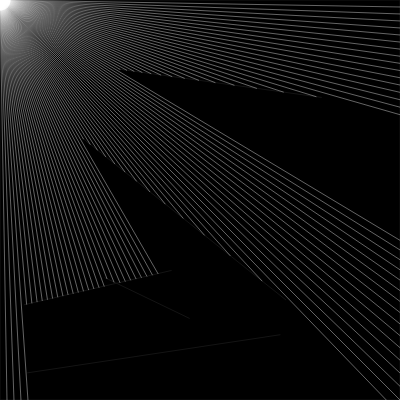
Frame 1 (no input)
Frame 60 (no input): identical to frame 1, image omitted
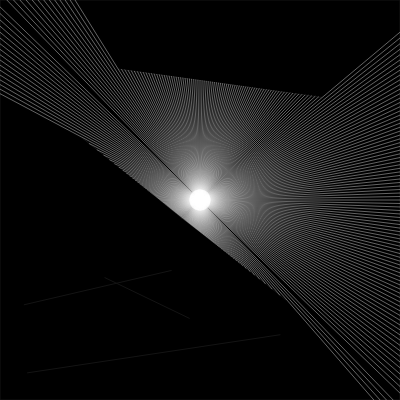
Frame 120 (the mouse pressed at the canvas centre since frame 60)

The p5.js sketch that drew these frames (run headless with seeded random() and noise() and a simulated clock; from frame 60 on, the mouse is pressed at the canvas centre):

// p5.js sketch
// ── sketch.js
let walls = [];
let particle;

function setup() {
  createCanvas(400, 400);
  for (let i = 0; i < 5; i ++) {
    let x1 = random(width);
    let x2 = random(width);
    let y1 = random(height);
    let y2 = random(height);
    walls[i] = new Boundary(x1, y1, x2, y2);
  }
  walls.push(new Boundary(0, 0, width, 0));
  walls.push(new Boundary(width, 0, width, height));
  walls.push(new Boundary(width, height, 0, height));
  walls.push(new Boundary(0, height, 0, 0));

  particle = new Particle();
}

function draw() {
  background(0);
  for(let wall of walls) {
    wall.show();
  }
  particle.update(mouseX, mouseY);
  particle.show();
  particle.look(walls);

  /*
  let pt = ray.cast(wall);
  if (pt) {
    fill(255);
    ellipse(pt.x, pt.y, 8, 8);
  }
  */
}
// ── boundary.js
class Boundary {
    constructor (x1, y1, x2, y2) {
        this.a = createVector(x1, y1);
        this.b = createVector(x2, y2);
    }

    show () {
        stroke(20);
        line(this.a.x, this.a.y, this.b.x, this.b.y);
    }
}
// ── particle.js
class Particle {
    constructor () {
        this.pos = createVector(mouseX, mouseY);
        this.rays = [];
        for(let a = 0; a < 360; a += 1) {
            this.rays.push(new Ray(this.pos, radians(a)));
        }
    }

    update (mouseX, mouseY) {
        this.pos.x = mouseX;
        this.pos.y = mouseY;
    }

    show () {
        fill(114, 188, 212);
        ellipse (this.pos.x, this.pos.y, 16, 16);
        for(let ray of this.rays) {
            ray.show();
        }
    }
    
    look (walls) {
        for(let ray of this.rays) {
            let closest = null;
            let record  = Infinity;
            for(let wall of walls) {
                const pt = ray.cast(wall);
                if (pt) {
                    const d = p5.Vector.dist(this.pos, pt);
                    if (d < record) {
                        record = d;
                        closest = pt;
                    }
                }
            }
            if (closest) {
                line(this.pos.x, this.pos.y, closest.x, closest.y);
            }
        }
    }
}
// ── ray.js
class Ray {
    constructor(position, angle) {
        this.pos = position;
        this.dir = p5.Vector.fromAngle(angle);
    }

    show() {
        //Create a line from the ray's pos in the direction of the ray's direction by x
        stroke(255, 100);
        push();
        translate(this.pos.x, this.pos.y);
        line(0, 0, this.dir.x*10, this.dir.y*10);
        pop();
    }

    lookAt(x, y) {
        this.dir.x = x - this.pos.x;
        this.dir.y = y - this.pos.y;
        this.dir.normalize();
    }

    cast (wall) {
        //Get the start and end points of the wall
        const x1 = wall.a.x;
        const y1 = wall.a.y;
        const x2 = wall.b.x;
        const y2 = wall.b.y;
        //Get the ray's start pos and the "end point"
        const x3 = this.pos.x;
        const y3 = this.pos.y;
        const x4 = this.pos.x + this.dir.x;
        const y4 = this.pos.y + this.dir.y;
        //Calculate the demoninator(same for both equations)
        const den = (x1 - x2) * (y3 - y4) - (y1 - y2) * (x3 - x4);
        if (den == 0) {
            //This means that the line and the ray are parallel
            return(null);
        }
        const t = ((x1 - x3) * (y3 - y4) - (y1 - y3) * (x3 - x4)) / den;
        const u = -((x1 - x2) * (y1 - y3) - (y1 - y2) * (x1 - x3)) / den;
        //If 0<t<1 and 0<u then the lines have an intersection point
        if (t > 0 && t < 1 && u > 0) {
            const pt = createVector();
            pt.x = x1 + t * (x2 - x1);
            pt.y = y1 + t * (y2 - y1);
            return(pt);
        }
        else {
            return(null);
        }
    }
}
